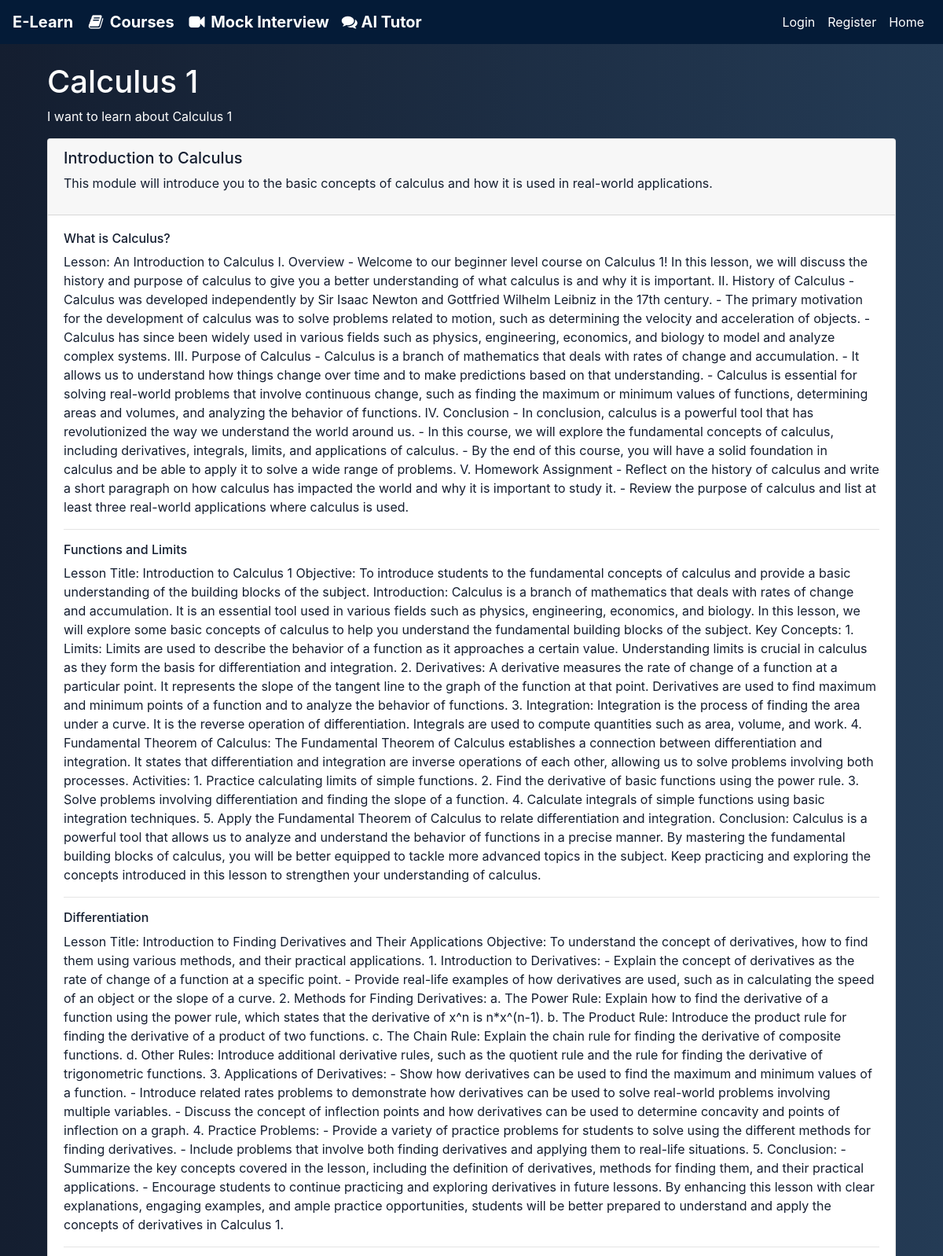
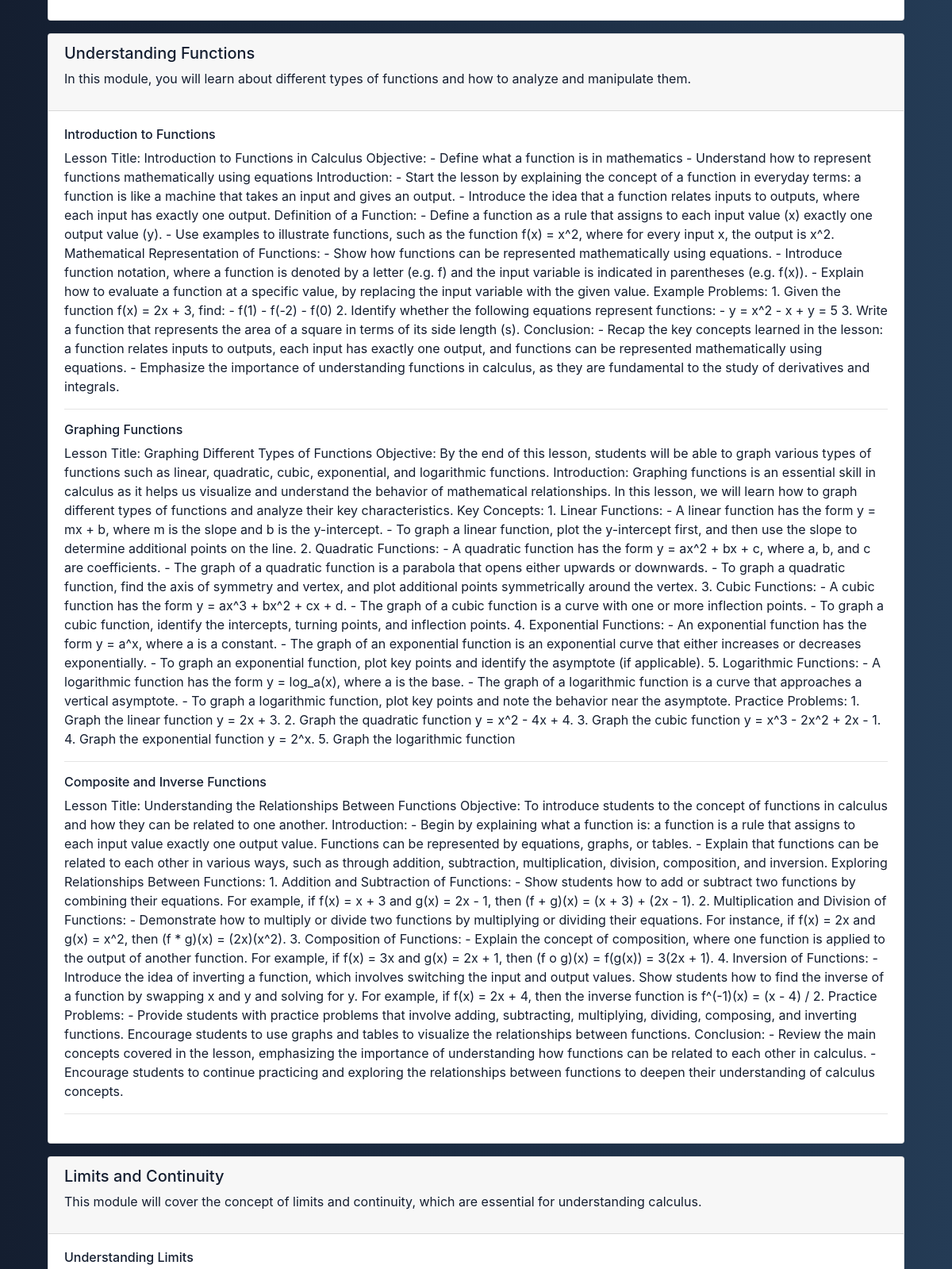
/courses/4 (upper part), run on the app's committed database (2 pictures, top to bottom).
### models.py (models this page shows, shortened)
class Course(db.Model):
    __tablename__ = 'courses'
    id = db.Column(db.Integer, primary_key=True)
    title = db.Column(db.String(50), nullable=False, unique=False)
    description = db.Column(db.String(250), nullable=False, unique=False)
    created_at = db.Column(db.DateTime, default=datetime.utcnow)
    modules = db.relationship('Module', backref='course', lazy=True, cascade="all, delete-orphan")
    enrolled = db.Column(db.Boolean, default=False)
    completed = db.Column(db.Boolean, default=False)  # Tracking course completion
    completed_at = db.Column(db.DateTime, nullable=True)  # For tracking date of course completion
    user_id = db.Column(db.Integer, db.ForeignKey('user.id'), nullable=False)
    quizzes = db.relationship('Quiz', backref='course', lazy=True)

class Module(db.Model):
    __tablename__ = 'modules'
    id = db.Column(db.Integer, primary_key=True)
    title = db.Column(db.String(50), nullable=False, unique=True)
    description = db.Column(db.String(250), nullable=False, unique=True)
    created_at = db.Column(db.DateTime, default=datetime.utcnow)
    course_id = db.Column(db.Integer, db.ForeignKey('courses.id'), nullable=False)
    lessons = db.relationship('Lesson', backref='module', lazy=True, cascade="all, delete-orphan")

class Lesson(db.Model):
    __tablename__ = 'lessons'
    id = db.Column(db.Integer, primary_key=True)
    title = db.Column(db.String(50), nullable=False, unique=False)
    content = db.Column(db.Text, nullable=False)
    quiz = db.Column(db.Text, nullable=True)  # Assuming quiz is stored as JSON or similar
    created_at = db.Column(db.DateTime, default=datetime.utcnow)
    module_id = db.Column(db.Integer, db.ForeignKey('modules.id'), nullable=False)
    is_completed = db.Column(db.Boolean, default=False)
    completion_date = db.Column(db.DateTime, nullable=True)

### app.py (the view)
@app.route('/courses/<int:course_id>', methods=['GET'])
def view_course(course_id):
    course = Course.query.get_or_404(course_id)
    return render_template('view_course.html', course=course)

### templates/view_course.html (shortened to what this page needs)
{% extends "base.html" %}
{% block content %}
<div class="container mt-4">
    <h1>{{ course.title }}</h1>
    <p>{{ course.description }}</p>
    {% for module in course.modules %}
    <div class="card mb-3">
        <div class="card-header">
            <h5>{{ module.title }}</h5>
            <p>{{ module.description }}</p>
        </div>
        <div class="card-body">
            {% for lesson in module.lessons %}
            <div class="lesson">
                <h6>{{ lesson.title }}</h6>
                <p>{{ lesson.content }}</p>
            </div>
            <hr>
            {% endfor %}
        </div>
    </div>
    {% endfor %}
</div>
{% endblock %}

### static/styles.css (style rules this page uses)
body { background: linear-gradient(to right, #141e30, #243b55); color: white; margin: 0; }

### templates/view_course.html (style rules this page uses)
body { background: linear-gradient(to right, #141e30, #243b55); color: white; }
h5, h6, p { color:#141e30; }
.container p { color: white; }
.card p { color: #141e30; }

### data on the page
Course: title "Calculus 1", description "I want to learn about Calculus 1"
Module: title "Introduction to Calculus", description "This module will introduce you to the basic concepts of calculus and how it is used in real-world applications."
Lesson: title "What is Calculus?", content "Lesson: An Introduction to Calculus I. Overview - Welcome to our beginner level course on Calculus 1! In this lesson, we will discuss the history and purpose of calculus to give you a better understanding of what calculus is and why it is important. II. History of Calculus - Calculus was developed independently by Sir Isaac Newton and Gottfried Wilhelm Leibniz in the 17th century. - The primary motivation for the development of calculus was to solve problems related to motion, such as determining the velocity and acceleration of objects. - Calculus has since been widely used in various fields such as physics, engineering, economics, and biology to model and analyze complex systems. III.…"
Lesson: title "Functions and Limits", content "Lesson Title: Introduction to Calculus 1 Objective: To introduce students to the fundamental concepts of calculus and provide a basic understanding of the building blocks of the subject. Introduction: Calculus is a branch of mathematics that deals with rates of change and accumulation. It is an essential tool used in various fields such as physics, engineering, economics, and biology. In this lesson, we will explore some basic concepts of calculus to help you understand the fundamental building blocks of the subject. Key Concepts: 1. Limits: Limits are used to describe the behavior of a function as it approaches a certain value. Understanding limits is crucial in calculus as they form the…"
Lesson: title "Differentiation", content "Lesson Title: Introduction to Finding Derivatives and Their Applications Objective: To understand the concept of derivatives, how to find them using various methods, and their practical applications. 1. Introduction to Derivatives: - Explain the concept of derivatives as the rate of change of a function at a specific point. - Provide real-life examples of how derivatives are used, such as in calculating the speed of an object or the slope of a curve. 2. Methods for Finding Derivatives: a. The Power Rule: Explain how to find the derivative of a function using the power rule, which states that the derivative of x^n is n*x^(n-1). b. The Product Rule: Introduce the product rule for finding the…"
Module: title "Understanding Functions", description "In this module, you will learn about different types of functions and how to analyze and manipulate them."
Lesson: title "Introduction to Functions", content "Lesson Title: Introduction to Functions in Calculus Objective: - Define what a function is in mathematics - Understand how to represent functions mathematically using equations Introduction: - Start the lesson by explaining the concept of a function in everyday terms: a function is like a machine that takes an input and gives an output. - Introduce the idea that a function relates inputs to outputs, where each input has exactly one output. Definition of a Function: - Define a function as a rule that assigns to each input value (x) exactly one output value (y). - Use examples to illustrate functions, such as the function f(x) = x^2, where for every input x, the output is x^2. Mathematical…"
Lesson: title "Graphing Functions", content "Lesson Title: Graphing Different Types of Functions Objective: By the end of this lesson, students will be able to graph various types of functions such as linear, quadratic, cubic, exponential, and logarithmic functions. Introduction: Graphing functions is an essential skill in calculus as it helps us visualize and understand the behavior of mathematical relationships. In this lesson, we will learn how to graph different types of functions and analyze their key characteristics. Key Concepts: 1. Linear Functions: - A linear function has the form y = mx + b, where m is the slope and b is the y-intercept. - To graph a linear function, plot the y-intercept first, and then use the slope to…"
Lesson: title "Composite and Inverse Functions", content "Lesson Title: Understanding the Relationships Between Functions Objective: To introduce students to the concept of functions in calculus and how they can be related to one another. Introduction: - Begin by explaining what a function is: a function is a rule that assigns to each input value exactly one output value. Functions can be represented by equations, graphs, or tables. - Explain that functions can be related to each other in various ways, such as through addition, subtraction, multiplication, division, composition, and inversion. Exploring Relationships Between Functions: 1. Addition and Subtraction of Functions: - Show students how to add or subtract two functions by combining their…"
Module: title "Limits and Continuity", description "This module will cover the concept of limits and continuity, which are essential for understanding calculus."
Lesson: title "Understanding Limits"
